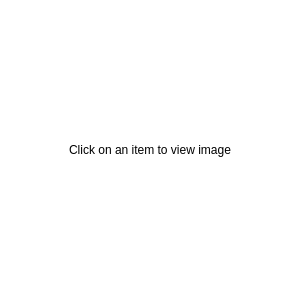
<?xml version="1.0" encoding="UTF-8"?>
<ui version="4.0">
 <class>ImagePreview</class>
 <widget class="QDockWidget" name="ImagePreview">
  <property name="geometry">
   <rect>
    <x>0</x>
    <y>0</y>
    <width>300</width>
    <height>300</height>
   </rect>
  </property>
  <property name="styleSheet">
   <string notr="true">QDockWidget {
    background: transparent;
    border: none;
}
QDockWidget::title {
    background-color: rgba(114, 114, 114, 0.2);
    padding: 5px;
    padding-left: 10px;
}
QDockWidget::contents {
    border: 1px solid rgba(114, 114, 114, 0.2);
}</string>
  </property>
  <property name="windowTitle">
   <string>Inspector</string>
  </property>
  <widget class="QWidget" name="dockWidgetContents">
   <property name="styleSheet">
    <string notr="true">QWidget {
    background: transparent;
}</string>
   </property>
   <layout class="QVBoxLayout" name="verticalLayout">
    <property name="spacing">
     <number>0</number>
    </property>
    <property name="leftMargin">
     <number>0</number>
    </property>
    <property name="topMargin">
     <number>0</number>
    </property>
    <property name="rightMargin">
     <number>0</number>
    </property>
    <property name="bottomMargin">
     <number>0</number>
    </property>
    <item>
     <widget class="QLabel" name="previewLabel">
      <property name="text">
       <string>Click on an item to view image</string>
      </property>
      <property name="alignment">
       <set>Qt::AlignCenter</set>
      </property>
      <property name="wordWrap">
       <bool>true</bool>
      </property>
     </widget>
    </item>
   </layout>
  </widget>
 </widget>
 <resources/>
 <connections/>
</ui>
